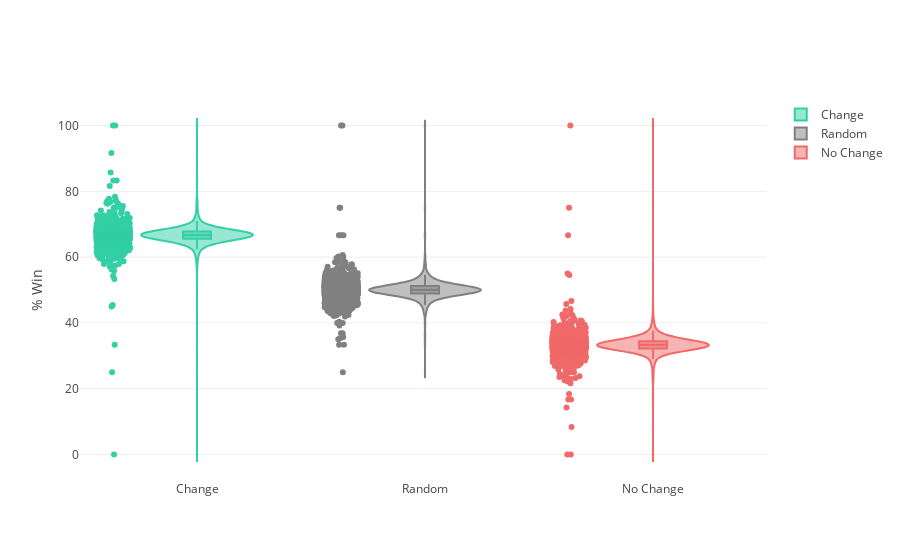

This figure's notebook cell:
### Code cell
plotResult(win_change, win_nochange, win_rand, games, plot='violin', output='fig', pointpos=-1.5, jitter=0.3)

### Figure 1 — Plotly figure (JSON) as saved in the notebook; plotly's stock layout.template omitted (floating-point values rounded to 4 significant figures; data arrays with more than 128 entries replaced by an {"elided": "..."} marker saying what was removed)
{"data": [{"box": {"visible": true}, "jitter": 0.3, "line": {"color": "#33CFA5"}, "meanline": {"visible": true}, "name": "Change", "pointpos": -1.5, "points": "all", "type": "violin", "uid": "c8a30b86-fa51-11e8-8109-dca904777f27", "y": {"elided": "2000 float values"}}, {"box": {"visible": true}, "jitter": 0.3, "line": {"color": "gray"}, "meanline": {"visible": true}, "name": "Random", "pointpos": -1.5, "points": "all", "type": "violin", "uid": "c8a30d28-fa51-11e8-afbd-dca904777f27", "y": {"elided": "2000 float values"}}, {"box": {"visible": true}, "jitter": 0.3, "line": {"color": "#F06A6A"}, "meanline": {"visible": true}, "name": "No Change", "pointpos": -1.5, "points": "all", "type": "violin", "uid": "c8a30de6-fa51-11e8-a6c7-dca904777f27", "y": {"elided": "2000 float values"}}], "layout": {"title": "", "yaxis": {"title": "% Win", "zeroline": false}}}
